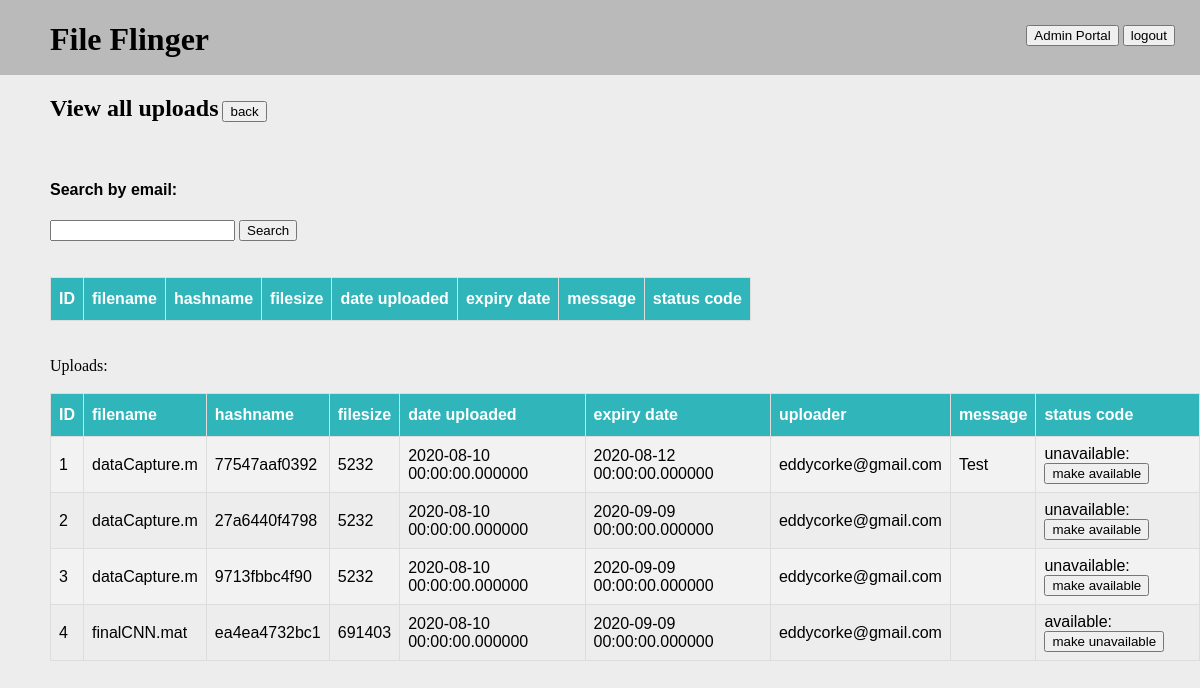
The app's page /admin_portal/uploads (signed in) with its own data.
### serv/models.py (models this page shows, shortened)
class Upload(db.Model):
    id = db.Column(db.Integer, primary_key=True)
    filename = db.Column(db.String(256), nullable=False)
    filesize = db.Column(db.Integer, nullable=False)
    hashname = db.Column(db.String(16), unique=True, nullable=False)
    datetime = db.Column(db.DateTime, nullable=False)
    expirationDatetime = db.Column(db.DateTime, nullable=False)
    uploaderEmail = db.Column(db.String(320), nullable=False)
    message = db.Column(db.String(512), nullable=False, default="")
    status = db.Column(db.Integer, default=1, nullable=False)  # 1: available, 0: unavailable
    password = db.Column(db.String(256))

### serv/admin/routes.py (the view)
@admin.route('/admin_portal/uploads')
@login_required
def view_uploads():
    if current_user.permLevel < Config.permissionLevels['admin']:
        flash("Access to the admin portal area is restricted")
        return redirect(url_for('uploads.home'))
    email = request.args.get("email")
    search = []
    if email:
        search = db.session.execute("SELECT id, filename, hashname, filesize, datetime, expirationDatetime, message, status FROM Upload WHERE uploaderEmail = \"" + email + "\"").fetchall()
    status = request.args.get('status')
    upload_id = request.args.get('upload_id')
    if status:
        db.session.execute("UPDATE Upload SET status = " + status + " WHERE id = " + upload_id)
        db.session.commit()
        logger.log.info('User with id {} changed the availability of upload with id {} to {}'.format(current_user.id, upload_id, status))
    userData = db.session.execute("SELECT id, filename, hashname, filesize, datetime, expirationDatetime, uploaderEmail, message, status FROM Upload").fetchall()
    return render_template('admin/view_uploads.html', data=userData, search=search)

### serv/models.py (called while the page is built)
@login_manager.user_loader
def load_user(user_id):
    return User.query.get(int(user_id))

### serv/templates/admin/view_uploads.html (shortened to what this page needs)
{% extends "template.html" %}
{% block content %}
    <h2>View all uploads</h2>
    <a href="{{ url_for('admin.admin_portal') }}"><button>back</button></a><br><br>
    <h4>Search by email: </h4>
    <form action="uploads">
        <input type="text" name="email">
        <input type="submit" value="Search">
    </form>
    <br><br>
    <table class="admin_portal_table">
        <tr>
            <th>ID</th>
            <th>filename</th>
            <th>hashname</th>
            <th>filesize</th>
            <th>date uploaded</th>
            <th>expiry date</th>
            <th>message</th>
            <th>status code</th>
        </tr>
    </table>
    <br><br>
    Uploads:<br><br>
    <table class="admin_portal_table">
        <tr>
            <th>ID</th>
            <th>filename</th>
            <th>hashname</th>
            <th>filesize</th>
            <th>date uploaded</th>
            <th>expiry date</th>
            <th>uploader</th>
            <th>message</th>
            <th>status code</th>
            {% for item in data %}
        </tr>
        <tr>
            <td>{{item[0]}}</td>
            <td>{{item[1]}}</td>
            <td>{{item[2]}}</td>
            <td>{{item[3]}}</td>
            <td>{{item[4]}}</td>
            <td>{{item[5]}}</td>
            <td>{{item[6]}}</td>
            <td>{{item[7]}}</td>
            <td>
                {% if item[8] == 0 %}
                    unavailable:
                    <a href="uploads?status=1&upload_id={{item[0]}}"><button>make available</button></a>
                {% else %}
                    available:
                    <a href="uploads?status=0&upload_id={{item[0]}}"><button>make unavailable</button></a>
                {% endif %}
            </td>
        </tr>
        {% endfor %}
    </table>
{% endblock content %}

### serv/static/main.css (style rules this page uses)
body { background-color: #EDEDED; margin: 0px; }
a { text-decoration: none; color: #000000 }
h1, h2 { display: inline-block; }
h4 { font-family: "Trebuchet MS", Arial, Helvetica, sans-serif; }
.admin_portal_table { font-family: "Trebuchet MS", Arial, Helvetica, sans-serif; border-collapse: collapse; }
.admin_portal_table td, .admin_portal_table th { border: 1px solid #ddd; padding: 8px; }
.admin_portal_table tr:nth-child(even) { background-color: #f2f2f2; }
.admin_portal_table th { padding-top: 12px; padding-bottom: 12px; text-align: left; background-color: #2fb5ba; color: white; }

### records on screen
Upload: id "1", filename "dataCapture.m", hashname "77547aaf0392", filesize "5232", datetime "2020-08-10 00:00:00.000000", expirationDatetime "2020-08-12 00:00:00.000000", uploaderEmail "eddycorke@gmail.com", message "Test"
Upload: id "2", filename "dataCapture.m", hashname "27a6440f4798", filesize "5232", datetime "2020-08-10 00:00:00.000000", expirationDatetime "2020-09-09 00:00:00.000000", uploaderEmail "eddycorke@gmail.com"
Upload: id "3", filename "dataCapture.m", hashname "9713fbbc4f90", filesize "5232", datetime "2020-08-10 00:00:00.000000", expirationDatetime "2020-09-09 00:00:00.000000", uploaderEmail "eddycorke@gmail.com"
Upload: id "4", filename "finalCNN.mat", hashname "ea4ea4732bc1", filesize "691403", datetime "2020-08-10 00:00:00.000000", expirationDatetime "2020-09-09 00:00:00.000000", uploaderEmail "eddycorke@gmail.com"
